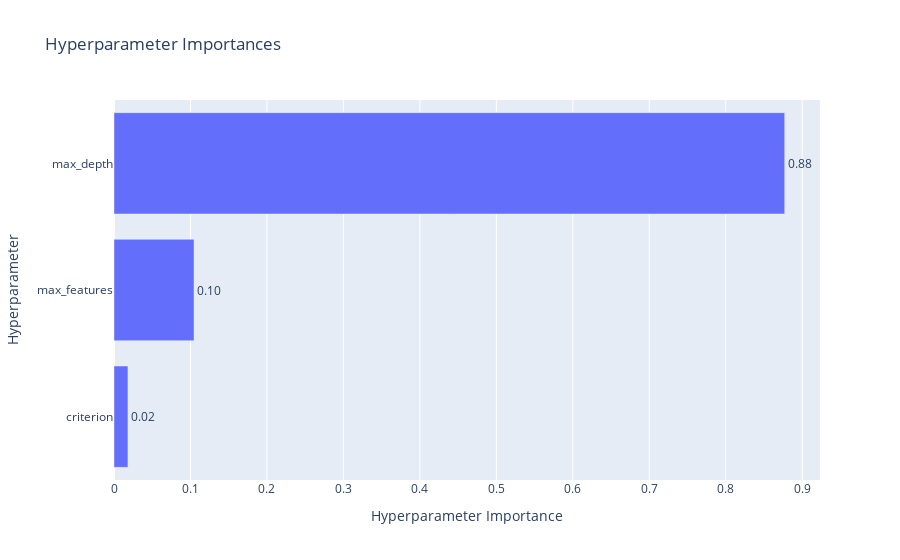

Notebook code for this chart:
### Code cell
optuna.visualization.plot_param_importances(study)

### Figure 1 — Plotly figure (JSON) as saved in the notebook; plotly's stock layout.template omitted (floating-point values rounded to 4 significant figures)
{"data": [{"cliponaxis": false, "hovertemplate": ["criterion (CategoricalDistribution): 0.018224679542410954<extra></extra>", "max_features (FloatDistribution): 0.10465341285959644<extra></extra>", "max_depth (IntDistribution): 0.8771219075979926<extra></extra>"], "name": "Objective Value", "orientation": "h", "text": ["0.02", "0.10", "0.88"], "textposition": "outside", "type": "bar", "x": [0.01822, 0.1047, 0.8771], "y": ["criterion", "max_features", "max_depth"]}], "layout": {"title": {"text": "Hyperparameter Importances"}, "xaxis": {"title": {"text": "Hyperparameter Importance"}}, "yaxis": {"title": {"text": "Hyperparameter"}}}}
